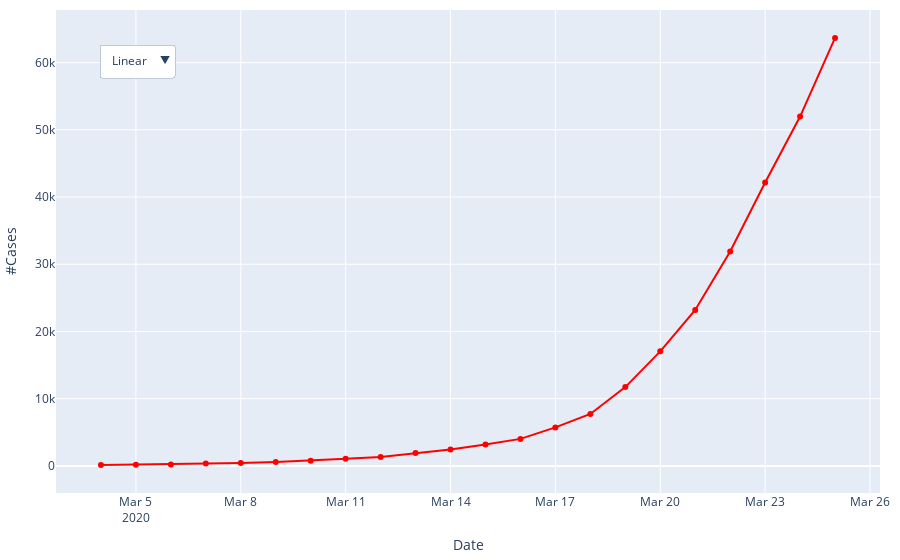

Source (notebook cell):
### Markdown cell above
Now we will start using plotly to make interactive plots we can show on a web site. For this first one, we will show the same time-series data, but in one plot with a dropdown menu that lets you select log or linear y axis. Ironically, *these plotly graphs will not show* when you are viewing this notebook in Github you need to run it in interactive mode.

### Code cell
# Plot in plotly with dropdown to select log vs linear
fig_time_dropit = go.Figure()
fig_time_dropit.add_trace(go.Scatter(x = covid_time['date'], y = covid_time['cases'],
                    mode='lines+markers',
                    name='Covid over Time',
                    line_color='red'))

fig_time_dropit.update_layout(
    updatemenus=[
        dict(
            buttons=list([
                dict(label="Linear",
                    method="update",
                    args = [{'title': 'Linear scale'},
                            {'yaxis': {'type': 'linear'}}] ),
                dict(label="Log",
                    method="update",
                    args = [{'title': 'Log scale'},
                            {'yaxis': {'type': 'log'}}] )
            ]),
            direction="down",
            pad={"l": 10, "b": 10, "r": 10, "t": 10},
            showactive=True,
            x=0.04,
            xanchor="left",
            y=0.95,
            yanchor="top"),
    ],
    xaxis_title = "Date",
    yaxis_title = "#Cases",
    margin=dict(
        l=10,
        r=10,
        b=10,
        t=10,
        pad=0
    ),
)
fig_time_dropit.show()

### Figure 1 — Plotly figure (JSON) as saved in the notebook; plotly's stock layout.template omitted (floating-point values rounded to 4 significant figures)
{"data": [{"line": {"color": "red"}, "mode": "lines+markers", "name": "Covid over Time", "type": "scatter", "x": ["2020-03-04T00:00:00", "2020-03-05T00:00:00", "2020-03-06T00:00:00", "2020-03-07T00:00:00", "2020-03-08T00:00:00", "2020-03-09T00:00:00", "2020-03-10T00:00:00", "2020-03-11T00:00:00", "2020-03-12T00:00:00", "2020-03-13T00:00:00", "2020-03-14T00:00:00", "2020-03-15T00:00:00", "2020-03-16T00:00:00", "2020-03-17T00:00:00", "2020-03-18T00:00:00", "2020-03-19T00:00:00", "2020-03-20T00:00:00", "2020-03-21T00:00:00", "2020-03-22T00:00:00", "2020-03-23T00:00:00", "2020-03-24T00:00:00", "2020-03-25T00:00:00"], "y": [118, 176, 223, 341, 417, 584, 778, 1053, 1315, 1922, 2450, 3173, 4019, 5723, 7731, 11723, 17038, 23203, 31888, 42164, 51970, 63675]}], "layout": {"margin": {"b": 10, "l": 10, "pad": 0, "r": 10, "t": 10}, "updatemenus": [{"buttons": [{"args": [{"title": "Linear scale"}, {"yaxis": {"type": "linear"}}], "label": "Linear", "method": "update"}, {"args": [{"title": "Log scale"}, {"yaxis": {"type": "log"}}], "label": "Log", "method": "update"}], "direction": "down", "pad": {"b": 10, "l": 10, "r": 10, "t": 10}, "showactive": true, "x": 0.04, "xanchor": "left", "y": 0.95, "yanchor": "top"}], "xaxis": {"title": {"text": "Date"}}, "yaxis": {"title": {"text": "#Cases"}}}}
